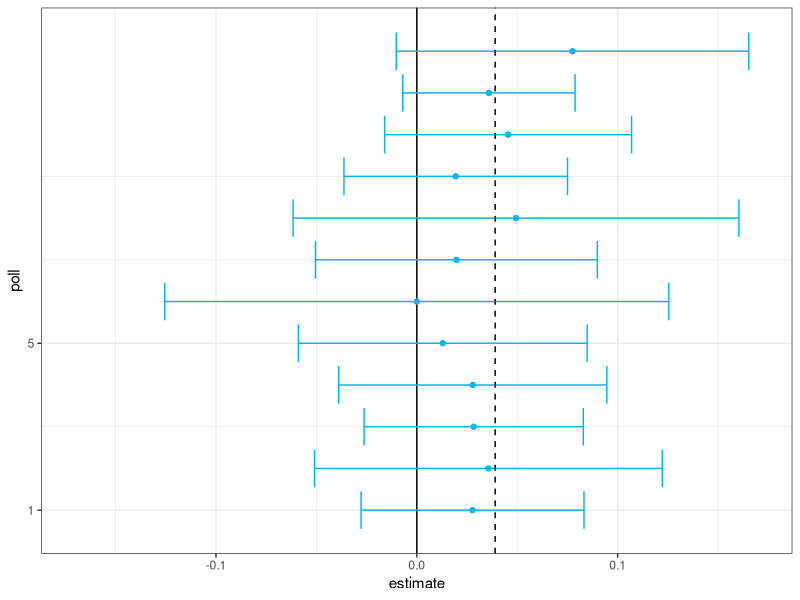

Write the R code that produced this figure. (Note: this script raises an error after producing the figure.)
## ---- chunk 1
library(tidyverse)
library(dslabs)
ds_theme_set()
set.seed(2)
## ---- chunk 2
d <- 0.039
Ns <- c(1298, 533, 1342, 897, 774, 254, 812, 324, 1291, 1056, 2172, 516)
p <- (d + 1)/2

confidence_intervals <- sapply(Ns, function(N) {
  X <- sample(c(0,1), size=N, replace=TRUE, prob=c(1-p, p))
  X_hat <- mean(X)
  SE_hat <- sqrt(X_hat*(1-X_hat)/N)
  2*c(X_hat, X_hat - 2*SE_hat, X_hat + 2*SE_hat)-1
})
## ---- chunk 3
polls <- data.frame(poll=1:ncol(confidence_intervals), 
                  t(confidence_intervals), 
                  sample_size=Ns)
names(polls)<-c("poll", "estimate", "low", "high", "sample_size")
polls
## ---- chunk 4
ggplot(polls, aes(poll, estimate, ymin=low, ymax=high)) + 
  geom_hline(yintercept = 0) + 
  geom_point(col="#00B6EB")+
  geom_errorbar(col="#00B6EB") + 
  coord_flip() +
  scale_x_continuous(breaks=c(1,ncol(polls))) +
  scale_y_continuous( limits = c(-0.17, 0.17)) +
  geom_hline(yintercept = 2*p-1, lty=2) 
## ---- chunk 5
sum(polls$sample_size)
## ---- chunk 6
d_hat <- polls %>% 
  summarize(avg = sum(estimate*sample_size) / sum(sample_size)) %>% 
  .$avg
## ---- chunk 7
polls2 <- rbind(polls,c(13, d_hat, d_hat-moe, d_hat+moe, sum(polls$sample_size)))
polls2[,1]<-as.character(polls2[,1]);polls2[13,1] <- "Avg"
polls2$col <- as.character(c(rep(2,12),1))
ggplot(polls2, aes(poll, estimate, ymin=low, ymax=high, color=col)) + 
  geom_hline(yintercept = 0) + 
  geom_point(show.legend = FALSE)+
  geom_errorbar(show.legend = FALSE) + 
  coord_flip() +
  scale_y_continuous( limits = c(-0.17, 0.17)) +
  geom_hline(yintercept = 2*p-1, lty=2) 
## ---- chunk 8
knitr::include_graphics("inference/img/pollster-2016-predictions.png")
## ---- chunk 9
knitr::include_graphics("inference/img/popular-vote-538.png")
## ---- chunk 10
data(polls_us_election_2016)
names(polls_us_election_2016)
## ---- chunk 11
polls <- polls_us_election_2016 %>% 
  filter(state == "U.S." & enddate >= "2016-10-31" &
           (grade %in% c("A+","A","A-","B+") | is.na(grade)))
## ---- chunk 12
polls <- polls %>% 
  mutate(spread = rawpoll_clinton/100 - rawpoll_trump/100)
## ---- chunk 13
d_hat <- polls %>% summarize(d_hat = sum(spread * samplesize) / sum(samplesize)) %>% .$d_hat
## ---- chunk 14
p_hat <- (d_hat+1)/2 
moe <- 1.96 * 2 * sqrt(p_hat*(1-p_hat)/sum(polls$samplesize))
moe
## ---- chunk 15
polls %>%
  ggplot(aes(spread)) +
  geom_histogram(color="black", binwidth = .01)
## ---- chunk 16
polls %>% group_by(pollster) %>% summarize(n())
## ---- chunk 17
polls %>% group_by(pollster) %>% 
  filter(n() >= 6) %>%
  ggplot(aes(pollster, spread)) + 
  geom_point() +
  theme(axis.text.x = element_text(angle = 90, hjust = 1))
## ---- chunk 18
polls %>% group_by(pollster) %>% 
  filter(n() >= 6) %>%
  summarize(se = 2 * sqrt( p_hat * (1-p_hat) / median(samplesize)))
## ---- chunk 19
one_poll_per_pollster <- polls %>% group_by(pollster) %>% 
  filter(enddate == max(enddate)) %>%
  ungroup()
## ---- chunk 20
one_poll_per_pollster %>%
  ggplot(aes(spread)) + geom_histogram(binwidth = 0.01)
## ---- chunk 21
sd(one_poll_per_pollster$spread)
## ---- chunk 22
results <- one_poll_per_pollster %>% 
  summarize(avg = mean(spread), se = sd(spread)/sqrt(length(spread))) %>% 
  mutate(start = avg - 1.96*se, end = avg + 1.96*se) 
round(results*100,1)
